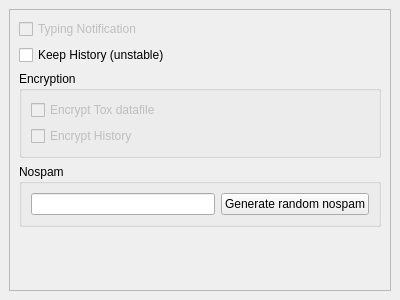
<?xml version="1.0" encoding="UTF-8"?>
<ui version="4.0">
 <class>PrivacySettings</class>
 <widget class="QWidget" name="PrivacySettings">
  <property name="geometry">
   <rect>
    <x>0</x>
    <y>0</y>
    <width>400</width>
    <height>300</height>
   </rect>
  </property>
  <property name="windowTitle">
   <string notr="true">Form</string>
  </property>
  <layout class="QVBoxLayout" name="verticalLayout">
   <property name="leftMargin">
    <number>9</number>
   </property>
   <property name="topMargin">
    <number>9</number>
   </property>
   <property name="rightMargin">
    <number>9</number>
   </property>
   <property name="bottomMargin">
    <number>9</number>
   </property>
   <item>
    <widget class="QScrollArea" name="scrollArea">
     <property name="widgetResizable">
      <bool>true</bool>
     </property>
     <widget class="QWidget" name="scrollAreaWidgetContents">
      <property name="geometry">
       <rect>
        <x>0</x>
        <y>0</y>
        <width>380</width>
        <height>280</height>
       </rect>
      </property>
      <layout class="QVBoxLayout" name="verticalLayout_3">
       <item>
        <widget class="QCheckBox" name="cbTypingNotification">
         <property name="enabled">
          <bool>false</bool>
         </property>
         <property name="text">
          <string>Typing Notification</string>
         </property>
        </widget>
       </item>
       <item>
        <widget class="QCheckBox" name="cbKeepHistory">
         <property name="toolTip">
          <string extracomment="History keeping still under developing. Log format changin is possible."/>
         </property>
         <property name="text">
          <string>Keep History (unstable)</string>
         </property>
        </widget>
       </item>
       <item alignment="Qt::AlignTop">
        <widget class="QGroupBox" name="encryptionGroup">
         <property name="enabled">
          <bool>true</bool>
         </property>
         <property name="title">
          <string>Encryption</string>
         </property>
         <layout class="QVBoxLayout" name="verticalLayout_2">
          <item>
           <widget class="QCheckBox" name="cbEncryptTox">
            <property name="enabled">
             <bool>false</bool>
            </property>
            <property name="text">
             <string>Encrypt Tox datafile</string>
            </property>
           </widget>
          </item>
          <item>
           <widget class="QCheckBox" name="cbEncryptHistory">
            <property name="enabled">
             <bool>false</bool>
            </property>
            <property name="text">
             <string>Encrypt History</string>
            </property>
            <property name="checkable">
             <bool>false</bool>
            </property>
           </widget>
          </item>
         </layout>
        </widget>
       </item>
       <item alignment="Qt::AlignTop">
        <widget class="QGroupBox" name="nospamGroup">
         <property name="title">
          <string>Nospam</string>
         </property>
         <layout class="QVBoxLayout" name="verticalLayout_4">
          <item>
           <layout class="QHBoxLayout" name="horizontalLayout">
            <item>
             <widget class="QLineEdit" name="nospamLineEdit">
              <property name="inputMask">
               <string>HHHHHHHH</string>
              </property>
             </widget>
            </item>
            <item>
             <widget class="QPushButton" name="randomNosapamButton">
              <property name="text">
               <string>Generate random nospam</string>
              </property>
             </widget>
            </item>
           </layout>
          </item>
         </layout>
        </widget>
       </item>
       <item>
        <spacer name="verticalSpacer">
         <property name="orientation">
          <enum>Qt::Vertical</enum>
         </property>
         <property name="sizeHint" stdset="0">
          <size>
           <width>20</width>
           <height>40</height>
          </size>
         </property>
        </spacer>
       </item>
      </layout>
     </widget>
    </widget>
   </item>
  </layout>
 </widget>
 <resources/>
 <connections/>
</ui>
